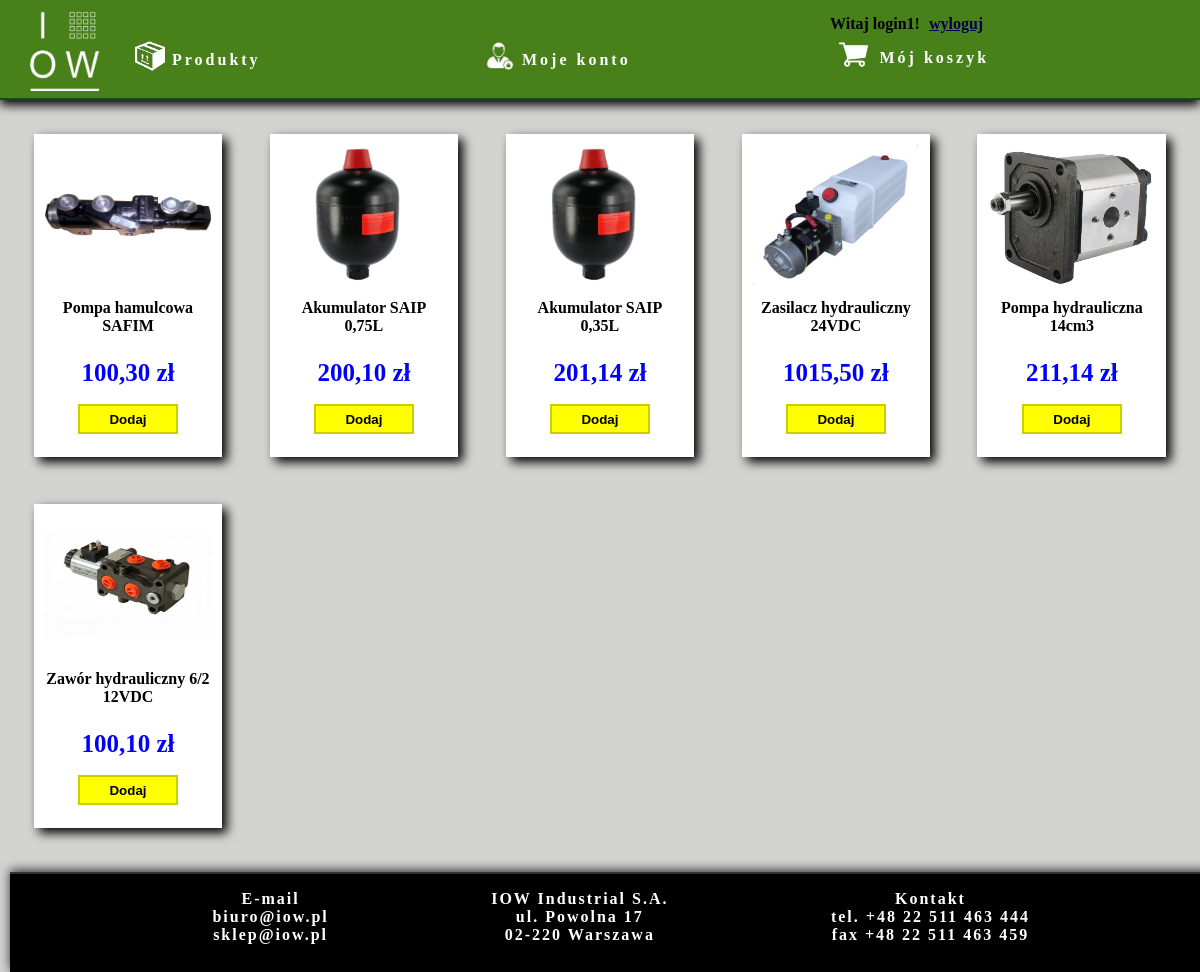
/produkt.php (signed in), run on the app's committed database.
### tables this page shows
CREATE TABLE IF NOT EXISTS `towar` (
  `id_towar` int(11) NOT NULL AUTO_INCREMENT,
  `zdjecie` text NOT NULL,
  `cena_zl` int(11) NOT NULL,
  `cena_gr` int(11) NOT NULL,
  `opis` text NOT NULL,
  PRIMARY KEY (`id_towar`)
);

### produkt.php (the view, shortened to what this page needs)
<?php
		require_once "connect.php";
	$connection = @new mysqli($host, $db_user, $db_password, $db_name);
	$connection->query('SET NAMES utf8');
?>
<!DOCTYPE HTML>
<html lang="pl">
<head>
	<link rel="stylesheet" href="style.css" type="text/css" />
</head>
<body>
	<div class="container">
		<div class="header">
			<a href="index.php"><img src="picture/logo.png" id="logo"/></a>
			<ul>
				<li><a href="produkt.php"> <img src="picture/product.png" class="Icon" /> Produkty</a></li>
				<li><a href="login.php"> <img src="picture/login.png" class="Icon" /> Moje konto</a></li>
				<li><?php
						if(isset($_SESSION['user']))
							echo "<span id ='witaj'>Witaj ".$_SESSION['user']."! <a href='wyloguj.php' id ='wyloguj'>wyloguj</a><br />
								 <a href='koszyk.php' style='letter-spacing:3px;'> <img src='picture/basket.png' class='Icon'/> Mój koszyk</a></span>";
						else
							echo "<a href='koszyk.php'> <img src='picture/basket.png' class='Icon'/> Mój koszyk</a>"
					?>
				</li>
			</ul>
		</div>
		<div class="content">
			<?php
				$result = $connection->query("SELECT * FROM towar");
				if($result->num_rows >0)
				{
					while ($r = $result->fetch_assoc())
					{
						echo '<div class="produkt">
								<img src="'.$r["zdjecie"].'" class="foto"/>
								<div class="opis_produkt">'.$r["opis"].'</div>
								<div class="cena">'.$r["cena_zl"].','.$r["cena_gr"].' zł</div>
								<form action="koszyk.php" method="post">
									<input type="submit" name="'.$r["id_towar"].'" value="Dodaj" class="btn_dodaj" /><br /><br/>
								</form>
							 </div>';
					}
				}
			?>
		<div class="footer">
			<ul>
				<li>E-mail<br /> biuro@iow.pl<br /> sklep@iow.pl</li>
				<li>IOW Industrial S.A.<br /> ul. Powolna 17 <br/> 02-220 Warszawa</li>
				<li>Kontakt<br /> tel. +48 22 511 463 444<br /> fax +48 22 511 463 459</li>
			</ul>
		</div>
	</div>
</body>
</html>

### style.css (style rules this page uses)
html, body { margin: 0px; padding: 0px; height: 100%; background: #D3D4D2; }
.container { min-height: 100%; position: relative; }
.header { box-shadow: 0px 5px 10px; padding-top: 1px; background: #48801A; height: 97px; border-bottom: 2px solid #155000; }
.content { position:relative; padding: 10px; padding-bottom: 120px; }
.footer { box-shadow: 0px -2px 10px #333333; position: absolute; bottom: 0; width: 100%; height: 98px; background: #000000; border-top: 2px solid #333333; }
#logo { line-height: 99px; height: 80px; padding: 10px; padding-left: 30px; float: left; }
.header ul { position: absolute; right: 20px; margin: 0px; top: 35px; }
.header li { list-style: none; margin: 0; width: 350px; letter-spacing: 3px; float: left; }
ul a:link, ul a:visited { text-decoration: none; color: #FFFFFF; font-weight: bold; padding: 5px; }
.Icon { position: relative; top: 6px; height: 30px; }
#witaj { letter-spacing: 0; position: relative; font-weight: bold; bottom: 20px; }
#wyloguj { letter-spacing: 0; color: #00004d; text-decoration: underline; }
.footer ul { position: relative; }
.footer ul li { list-style: none; letter-spacing: 2px; color: white; font-weight: bold; float: left; padding-left: 14%; text-align: center; }
a:link, a:visited { color: #000000; }
.produkt { float: left; padding:1%; width: 14%; height: 300px; margin: 2% 2% 2% 2%; box-shadow: 5px 5px 10px; background-color: #FFFFFF; text-align: center; }
.opis_produkt { font-weight: bold; margin-top:10px; height: 50px; }
.cena { font-weight: bold; margin-top:10px; height: 45px; color: blue; font-size: 25px; }
.foto { width:100%; height:140px; }
.btn_dodaj { position: relative; height: 30px; width: 100px; background-color: #FFFF00; border: 2px solid #CCCC00; font-weight: bold; }

### data on the page
towar: zdjecie (picture), opis "Pompa hamulcowa SAFIM", cena_zl "100", cena_gr "30"
towar: zdjecie (picture), opis "Akumulator SAIP 0,75L", cena_zl "200", cena_gr "10"
towar: zdjecie (picture), opis "Akumulator SAIP 0,35L", cena_zl "201", cena_gr "14"
towar: zdjecie (picture), opis "Zasilacz hydrauliczny 24VDC", cena_zl "1015", cena_gr "50"
towar: zdjecie (picture), opis "Pompa hydrauliczna 14cm3", cena_zl "211", cena_gr "14"
towar: zdjecie (picture), opis "Zawór hydrauliczny 6/2 12VDC", cena_zl "100", cena_gr "10"

### other printed values
$_SESSION['user'] "login1"
